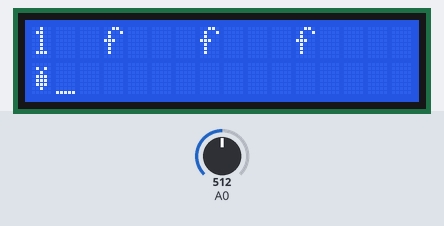
Bench run of a program on a simulated Arduino Uno, built with avr-gcc and run on an emulated ATmega328P. Shown: 16×2 character LCD. Inputs (shaded band) come from the test bench; at power-on: A0 = 512. Random numbers use the default seed unless the program sets one.

Above: at 1.2 s.
1.3 s: A0 set to 565
At 2.25 s:
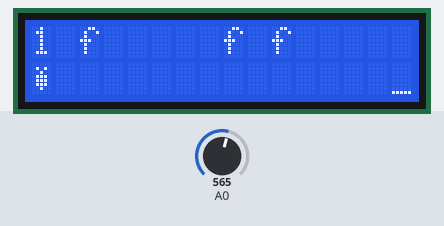
2.8 s: A0 set to 545
At 3.75 s:
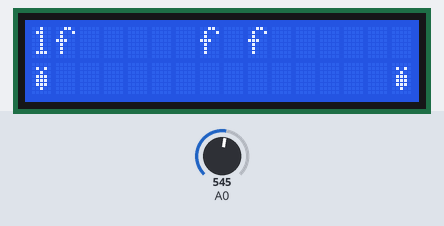
5.8 s: A0 set to 716
At 19.28 s:
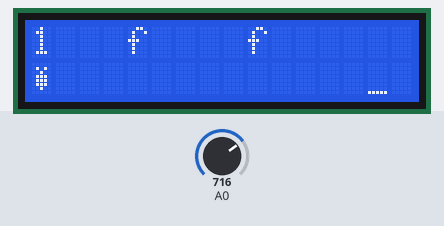
Timing chart, 0 to 20.5 s (numbered marks = the images above; inputs shaded):
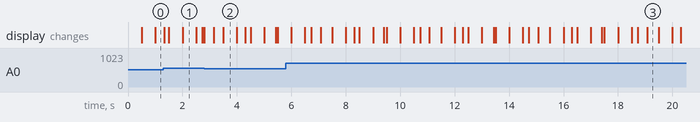

The program:

main.cpp
```cpp
// include the standard Arduino functions
#include <Arduino.h>

// include the LCD library
#include <LiquidCrystal.h>

// initialize the library with the numbers of the interface pins
LiquidCrystal lcd(8, 9, 4, 5, 6, 7);

#define TOP_LINE 0
#define BOTTOM_LINE 1
#define LCD_WIDTH 16
#define LCD_HEIGHT 2
#define WRITABLE_WIDTH (LCD_WIDTH - 1)
#define WRITABLE_OFFSET 1

// game speed variables
#define SECONDS_FOR_HUNGER 500
#define DEATH_HUNGER 20

#define INPUT_MODE_TREAT 0
#define INPUT_MODE_MONEY 1
#define INPUT_MODES 2

enum Button {
    RIGHT,
    UP,
    DOWN,
    LEFT,
    SELECT,
    NONE,
};

enum Species {
    FUZZBALL,
    DRAGON,
};

struct Monster {
    unsigned int id;
    Monster* next_monster;
    Monster* previous_monster;
    Species species;
    bool alive;

    // space
    signed char position;

    // actions
    unsigned long last_acted_millis;
    unsigned long last_hunger_millis;
    unsigned long died_at_millis;
    unsigned char speed;

    // status
    int hunger;
};

struct Pen {
    Monster *first_monster;
    bool treats[WRITABLE_WIDTH];
};

Pen pen;

// define some values used by the panel and buttons
Button last_button = NONE;
signed char cursor_position = 0;
int current_pen_index = 1;
int bank_balance = 100;
char input_mode = INPUT_MODE_TREAT;

// symbols must be positive integers or cast as byte
#define SYMBOL_CARROT 1
#define SYMBOL_UNDERSCORE 2

byte symbol_carrot[8] = {
    B00000,
    B01010,
    B00100,
    B01110,
    B01110,
    B01110,
    B00100,
    B00000,
};

byte symbol_underscore[8] = {
    B00000,
    B00000,
    B00000,
    B00000,
    B00000,
    B00000,
    B00000,
    B11111,
};

Monster* createMonster(char position) {
    Monster* monster = (Monster*)malloc(sizeof(Monster));
    monster->position = position;
    monster->id = 0;
    monster->species = FUZZBALL;
    monster->speed = 3;
    monster->hunger = 5;
    monster->alive = 1;
    monster->last_acted_millis = millis();
    monster->last_hunger_millis = millis();
    monster->previous_monster = NULL;
    monster->next_monster = NULL;
    return monster;
}

void setup() {
    Serial.begin(9600);
    randomSeed(analogRead(0));

    // initialize LCD screen
    lcd.begin(LCD_WIDTH, LCD_HEIGHT);

    // create custom characters
    lcd.createChar(SYMBOL_CARROT, symbol_carrot);
    lcd.createChar(SYMBOL_UNDERSCORE, symbol_underscore);

    // set up initial program state
    for (unsigned char i = 0; i < WRITABLE_WIDTH; ++i) {
        pen.treats[i] = 0;
    }

    pen.first_monster = createMonster(2);
    Monster* monster1 = createMonster(6);
    Monster* monster2 = createMonster(10);

    pen.first_monster->next_monster = monster1;
    monster1->previous_monster = pen.first_monster;
    monster1->next_monster = monster2;
    monster2->previous_monster = monster1;
}

// read the buttons
Button readButtons() {
    // read the value from the sensor
    short int adc_key_in = analogRead(0);

    // LCD buttons when read are centered at values:
    //  Right: 0
    //  Up: 144
    //  Down: 329
    //  Left: 504
    //  Select: 741
    //
    // Add ~50 to those values since they are analog

    // check none first since it will be the most likely result
    if (adc_key_in >= 790) return NONE;
    if (adc_key_in <   50) return RIGHT;
    if (adc_key_in <  195) return UP;
    if (adc_key_in <  380) return DOWN;
    if (adc_key_in <  555) return LEFT;
    return SELECT; // >= 555, < 790
}

void printMonsters() {
    lcd.setCursor(0, TOP_LINE);
    char pen_char[1];
    itoa(current_pen_index, pen_char, 10);
    lcd.print(pen_char);

    Monster* monster = pen.first_monster;

    // TODO: change to be able to print custom characters
    String positions = "               ";

    while (monster != NULL) {
        if (!monster->alive) {
            positions[monster->position] = 'x';
        } else {
            if (monster->species == FUZZBALL) {
                positions[monster->position] = 'f';
            } else if (monster->species == DRAGON) {
                positions[monster->position] = 'D';
            } else {
                positions[monster->position] = '?';
            }
        }

        monster = monster->next_monster;
    }

    lcd.print(positions);
}

void printCursor() {
    lcd.setCursor(cursor_position + WRITABLE_OFFSET, BOTTOM_LINE);

    if (millis() / 500 % 2 == 0) {
        lcd.write(SYMBOL_UNDERSCORE);
    }
}

void printBottomLine() {
    switch (input_mode) {
        case INPUT_MODE_TREAT:
            lcd.setCursor(0, BOTTOM_LINE);
            lcd.write(SYMBOL_CARROT);

            for (int i = 0; i < WRITABLE_WIDTH; ++i) {
                if (pen.treats[i]) {
                    lcd.write(SYMBOL_CARROT);
                } else {
                    lcd.print(" ");
                }
            }
            printCursor();
            break;

        case INPUT_MODE_MONEY:
            lcd.setCursor(0, BOTTOM_LINE);
            lcd.print("$");
            lcd.print(bank_balance);
            lcd.print("               ");
            break;

        default:
            lcd.setCursor(0, BOTTOM_LINE);
            lcd.print("?");
            break;
    }
}

void updateMonsters() {
    Monster *monster = pen.first_monster;

    while (monster) {
        unsigned long current_millis = millis();

        // slowest action is once every four seconds, depends on speed
        unsigned long next_action_millis =
            monster->last_acted_millis + 4000L / monster->speed;

        // Increase hunger, modified by monster's base metabolism.
        unsigned long next_hunger_millis =
            monster->last_hunger_millis +
            SECONDS_FOR_HUNGER * 1000L / monster->speed;

        bool acted = 0;

        if (monster->alive) {
            if (current_millis >= next_hunger_millis) {
                monster->hunger++;
                if (monster->hunger >= DEATH_HUNGER) {
                    monster->alive = 0;
                    monster->died_at_millis = current_millis;
                }
                monster->last_hunger_millis = next_hunger_millis;
            }
        }

        if (monster->alive) {
            if (current_millis >= next_action_millis) {
                if (monster->hunger > 0 && pen.treats[monster->position] && !acted) {
                    // eat the treat
                    pen.treats[monster->position] = 0;
                    monster->hunger--;
                    acted = 1;
                }

                if (!acted) {
                    monster->position += random(2) * 2 - 1;
                    monster->position += WRITABLE_WIDTH;
                    monster->position %= WRITABLE_WIDTH;
                    acted = 1;
                }

                // use current_millis instead?
                monster->last_acted_millis = next_action_millis;
            }

            monster = monster->next_monster;
        } else { // dead
            if (current_millis > monster->died_at_millis + 10 * 1000) {
                Monster* next = monster->next_monster;
                Monster* prev = monster->previous_monster;

                // remove monster from ecosystem
                // NULL - monster - NULL -> nothing
                // prev - monster - NULL -> prev - NULL
                // NULL - monster - next -> NULL - next
                // prev - monster - next -> prev - next

                if (prev != NULL) {
                    prev->next_monster = next;
                }

                if (next != NULL) {
                    prev->previous_monster = prev;
                }

                if (pen.first_monster == monster) {
                    pen.first_monster = next;
                }

                free(monster);
                monster = next;
            } else {
                monster = monster->next_monster;
            }
        }
    }
}

void processInput() {
    Button new_button;

    switch (input_mode) {
        case INPUT_MODE_TREAT:
            new_button = readButtons();

            if (new_button != last_button) {
                if (last_button == LEFT) {
                    cursor_position--;
                } else if (last_button == RIGHT) {
                    cursor_position++;
                } else if (last_button == UP) {
                    input_mode -= 1;
                } else if (last_button == DOWN) {
                    input_mode += 1;
                } else if (last_button == SELECT) {
                    if (pen.treats[cursor_position]) {
                        // remove treat
                        pen.treats[cursor_position] = 0;
                        bank_balance++;
                    } else {
                        // add treat
                        if (bank_balance > 0) {
                            pen.treats[cursor_position] = 1;
                            bank_balance--;
                        }
                    }
                }

                // make sure we are positive

                input_mode += INPUT_MODES;
                input_mode %= INPUT_MODES;

                cursor_position += WRITABLE_WIDTH;
                cursor_position %= WRITABLE_WIDTH;
            }

            last_button = new_button;
            break;

        case INPUT_MODE_MONEY:
            new_button = readButtons();

            if (new_button != last_button) {
                if (last_button == UP) {
                    input_mode -= 1;
                } else if (last_button == DOWN) {
                    input_mode += 1;
                }

                // make sure we are positive

                input_mode += INPUT_MODES;
                input_mode %= INPUT_MODES;
            }

            last_button = new_button;
            break;

        default:
            break;
    }
}

void loop() {
    processInput();
    printMonsters();
    printBottomLine();
    updateMonsters();
}
```

Measured:
- what the display in image 2 shows lasts 0.5 s, from 3.5 s to 4.0 s
